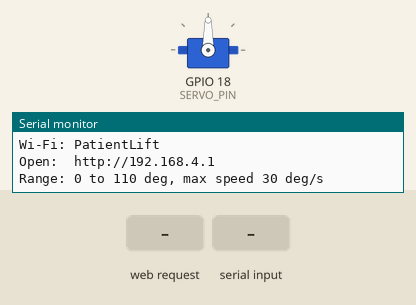
The sketch below on a simulated ESP32. Shown: servo, the last lines printed to the serial monitor. The test bench sets the inputs (shaded band).

Above: at 1.2 s.
1.3 s: HTTP request GET /step?d=120 received
At 3.1 s:
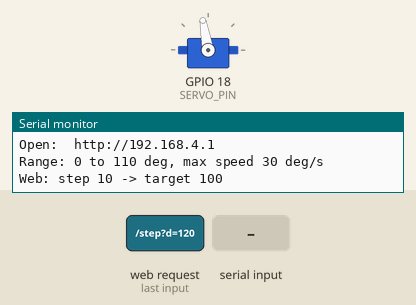
4.3 s: "30 150\n" received over Serial
At 7.1 s:
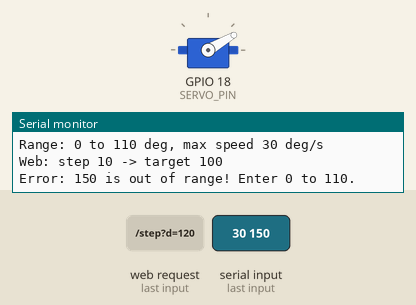
7.3 s: "0\n" received over Serial
At 8.9 s:
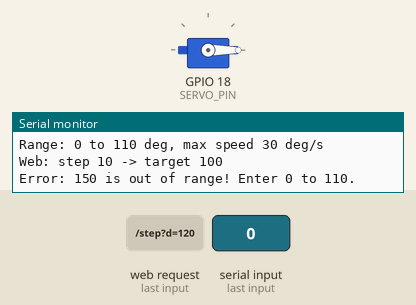
Timing chart, 0 to 10.4 s (numbered marks = the images above; inputs shaded):
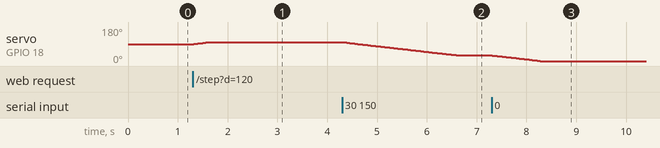

Measured:
- after the input at 1.3 s, servo on GPIO 18 (SERVO_PIN): moves from 90° to 100° over 0.30 s, starting at once
- after the input at 4.3 s, servo on GPIO 18 (SERVO_PIN): moves from 100° to 30° over 2.3 s, starting at once
- after the input at 7.3 s, servo on GPIO 18 (SERVO_PIN): moves from 30° to 0° over 0.97 s, starting at once

The sketch:

PatientLift_WebServo.ino
```cpp
#include <WiFi.h>
#include <WebServer.h>
#include <ESP32Servo.h>

// ---------- Settings ----------
const char* AP_SSID = "PatientLift";
const char* AP_PASS = "change-me-1234";   // min 8 chars. CHANGE THIS.

const int   SERVO_PIN     = 18;
const int   MIN_ANGLE     = 0;
const int   MAX_ANGLE     = 110;
const int   START_ANGLE   = 90;
const float MAX_SPEED_DPS = 30.0;   // max degrees per second (smooth, gentle motion)
const unsigned long STEP_MS = 20;   // motion update interval

// ---------- State ----------
Servo myServo;
WebServer server(80);
float currentAngle = START_ANGLE;
int   targetAngle  = START_ANGLE;
unsigned long lastStep = 0;

// ---------- Web page ----------
const char PAGE[] PROGMEM = R"rawliteral(
<!DOCTYPE html>
<html lang="en"><head>
<meta charset="utf-8">
<meta name="viewport" content="width=device-width, initial-scale=1">
<title>Patient Lift Control</title>
<style>
:root{--bg:#f2f4f3;--ink:#1b2a2f;--mute:#5d6b70;--line:#c9d2d4;--acc:#0b6e6e;--stop:#b3261e;--card:#fff}
@media (prefers-color-scheme:dark){:root{--bg:#121a1c;--ink:#e8eeef;--mute:#9aa9ad;--line:#2c3b3f;--acc:#4fc3c3;--card:#1a2427}}
*{box-sizing:border-box}
body{margin:0;background:var(--bg);color:var(--ink);font-family:system-ui,-apple-system,"Segoe UI",Roboto,sans-serif;display:flex;justify-content:center}
main{width:100%;max-width:480px;padding:16px 16px 32px}
h1{font-size:1.1rem;margin:4px 0 12px;font-weight:600}
.conn{font-size:.85rem;color:var(--mute);margin-bottom:12px}
.conn.bad{color:var(--stop);font-weight:600}
.read{background:var(--card);border:1px solid var(--line);border-radius:12px;padding:16px;text-align:center}
.num{font-size:4.5rem;font-weight:700;line-height:1;font-variant-numeric:tabular-nums}
.state{color:var(--mute);margin-top:6px;min-height:1.4em}
.bar{height:10px;background:var(--line);border-radius:5px;margin-top:12px;overflow:hidden}
.bar i{display:block;height:100%;width:0;background:var(--acc);transition:width .2s}
.row{display:flex;gap:10px;margin-top:14px}
.row>*{flex:1}
button{font:inherit;font-size:1.1rem;min-height:56px;border-radius:10px;border:1px solid var(--line);background:var(--card);color:var(--ink)}
button{cursor:pointer;font-weight:600}
button:active{transform:scale(.98)}
button:focus-visible{outline:3px solid var(--acc);outline-offset:2px}
.steps button{min-height:96px;font-size:2rem}
#stop{width:100%;margin-top:18px;min-height:76px;font-size:1.5rem;background:var(--stop);border-color:var(--stop);color:#fff}
.msg{min-height:1.4em;margin-top:10px;color:var(--stop);font-size:.95rem}
</style></head>
<body><main>
<h1>Patient Lift Control</h1>
<div id="conn" class="conn">Connecting…</div>

<section class="read">
  <div class="num"><span id="cur">--</span>&deg;</div>
  <div class="state" id="state">&nbsp;</div>
  <div class="bar"><i id="fill"></i></div>
</section>

<div class="row steps">
  <button id="dec">&minus; 5&deg;</button>
  <button id="inc">+ 5&deg;</button>
</div>

<button id="stop">STOP</button>
<div class="msg" id="msg" role="alert"></div>
</main>
<script>
const $=id=>document.getElementById(id);
const MIN=0, MAX=110;

function msg(t){$('msg').textContent=t||'';}
function conn(ok){const c=$('conn');c.className='conn'+(ok?'':' bad');c.textContent=ok?'Connected':'Connection lost – controller not responding';}

function render(s){
  if(s.current===undefined)return;
  $('cur').textContent=s.current;
  $('fill').style.width=(100*(s.current-MIN)/(MAX-MIN))+'%';
  $('state').textContent=(s.current===s.target)?'Holding position':'Moving to '+s.target+'°';
}

async function call(url){
  try{
    const r=await fetch(url,{cache:'no-store'});
    const j=await r.json();
    conn(true);
    if(!r.ok){msg(j.error||'Command rejected');}else{msg('');}
    render(j);
  }catch(e){conn(false);}
}

$('inc').onclick=()=>call('/step?d=5');
$('dec').onclick=()=>call('/step?d=-5');
$('stop').onclick=()=>call('/stop');

setInterval(()=>call('/status'),500);
call('/status');
</script></body></html>
)rawliteral";

// ---------- Motion ----------
void setTarget(int a) {
  targetAngle = constrain(a, MIN_ANGLE, MAX_ANGLE);
}

void updateMotion() {
  unsigned long now = millis();
  if (now - lastStep < STEP_MS) return;
  float dt = (now - lastStep) / 1000.0;
  lastStep = now;

  float maxStep = MAX_SPEED_DPS * dt;
  float diff = targetAngle - currentAngle;

  if (fabs(diff) <= maxStep) currentAngle = targetAngle;
  else currentAngle += (diff > 0 ? maxStep : -maxStep);

  myServo.write((int)round(currentAngle));
}

// ---------- HTTP handlers ----------
bool isWholeNumber(const String& s) {
  if (s.length() == 0) return false;
  for (unsigned int i = 0; i < s.length(); i++) {
    if (i == 0 && s[i] == '-' && s.length() > 1) continue;
    if (!isDigit(s[i])) return false;
  }
  return true;
}

void sendStatus(int code = 200, const char* error = nullptr) {
  String j = "{\"current\":" + String((int)round(currentAngle)) +
             ",\"target\":" + String(targetAngle) +
             ",\"min\":" + String(MIN_ANGLE) +
             ",\"max\":" + String(MAX_ANGLE);
  if (error) j += ",\"error\":\"" + String(error) + "\"";
  j += "}";
  server.sendHeader("Cache-Control", "no-store");
  server.send(code, "application/json", j);
}

void handleRoot()   { server.send_P(200, "text/html", PAGE); }
void handleStatus() { sendStatus(); }

void handleStep() {
  String d = server.arg("d");
  if (!isWholeNumber(d)) { sendStatus(400, "Invalid step"); return; }
  int step = constrain(d.toInt(), -10, 10);   // limit step size
  setTarget(targetAngle + step);
  Serial.printf("Web: step %d -> target %d\n", step, targetAngle);
  sendStatus();
}

void handleStop() {
  targetAngle = (int)round(currentAngle);   // hold where we are
  currentAngle = targetAngle;
  Serial.printf("Web: STOP at %d\n", targetAngle);
  sendStatus();
}

// ---------- Serial (kept from original) ----------
void handleSerial() {
  if (Serial.available() <= 0) return;
  char c = Serial.peek();

  if (c == '+')      { Serial.read(); setTarget(targetAngle + 5); }
  else if (c == '-') { Serial.read(); setTarget(targetAngle - 5); }
  else if (isDigit(c)) {
    int t = Serial.parseInt();
    if (t >= MIN_ANGLE && t <= MAX_ANGLE) setTarget(t);
    else Serial.printf("Error: %d is out of range! Enter %d to %d.\n", t, MIN_ANGLE, MAX_ANGLE);
  }
  else Serial.read();

  while (Serial.available() > 0 &&
         (Serial.peek() == '\r' || Serial.peek() == '\n' || Serial.peek() == ' ')) Serial.read();
}

// ---------- Setup / loop ----------
void setup() {
  Serial.begin(115200);

  ESP32PWM::allocateTimer(0);
  myServo.setPeriodHertz(50);
  myServo.attach(SERVO_PIN, 500, 2400);
  myServo.write(START_ANGLE);

  WiFi.mode(WIFI_AP);
  WiFi.softAP(AP_SSID, AP_PASS);

  server.on("/", handleRoot);
  server.on("/status", handleStatus);
  server.on("/step", handleStep);
  server.on("/stop", handleStop);
  server.begin();

  Serial.println("\n=== Patient Lift Web Controller ===");
  Serial.printf("Wi-Fi: %s\n", AP_SSID);
  Serial.printf("Open:  http://%s\n", WiFi.softAPIP().toString().c_str());
  Serial.printf("Range: %d to %d deg, max speed %.0f deg/s\n", MIN_ANGLE, MAX_ANGLE, MAX_SPEED_DPS);
}

void loop() {
  server.handleClient();
  handleSerial();
  updateMotion();
}
```
